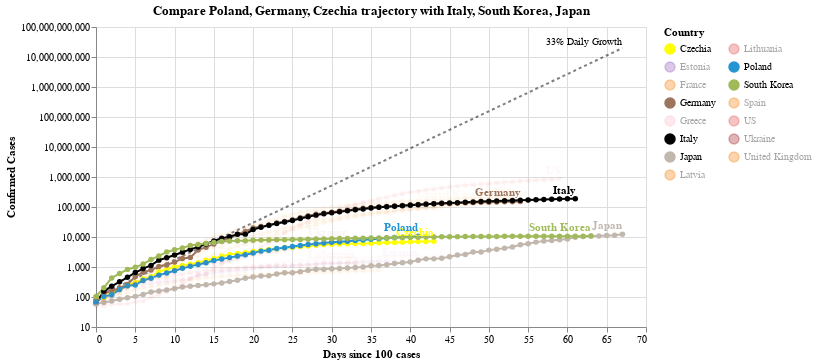

Notebook cell for this chart:
### Code cell
#hide_input
chart2 = make_since_chart(['Poland', 'Germany', 'Czechia'])
chart2

### Figure 1 — Vega-Lite specification as saved in the notebook (floating-point values rounded to 4 significant figures; data arrays with more than 128 entries replaced by an {"elided": "..."} marker saying what was removed)
{"config": {"view": {"continuousWidth": 400, "continuousHeight": 300}}, "layer": [{"mark": {"type": "line", "color": "black", "opacity": 0.5, "strokeDash": [3, 3]}, "encoding": {"x": {"type": "quantitative", "field": "Days since 100 cases"}, "y": {"type": "quantitative", "field": "Confirmed Cases"}}}, {"mark": {"type": "text", "align": "right", "dy": -6, "fontSize": 10, "text": "33% Daily Growth"}, "encoding": {"x": {"type": "quantitative", "field": "Days since 100 cases"}, "y": {"type": "quantitative", "field": "Confirmed Cases"}}, "transform": [{"filter": "(datum['Days since 100 cases'] >= 67)"}]}, {"data": {"name": "data-34068fc04208e3e4af8c7985fd9620e2"}, "mark": {"type": "line", "point": true}, "encoding": {"color": {"type": "nominal", "field": "Country", "legend": {"columns": 2}, "scale": {"domain": ["Czechia", "Estonia", "France", "Germany", "Greece", "Italy", "Japan", "Latvia", "Lithuania", "Poland", "South Korea", "Spain", "US", "Ukraine", "United Kingdom"], "range": ["yellow", "#9467bd", "#F58518", "#9D755D", "pink", "black", "#C1B7AD", "#F58518", "#E45756", "#2495D3", "#A1BA59", "#F58518", "#E45756", "brown", "#F58518"]}}, "opacity": {"condition": {"value": 1, "selection": "selector007"}, "value": 0.05}, "tooltip": [{"type": "nominal", "field": "Country"}, {"type": "temporal", "field": "Date"}, {"type": "quantitative", "field": "Confirmed Cases"}, {"type": "quantitative", "field": "Days since 100 cases"}], "x": {"type": "quantitative", "field": "Days since 100 cases"}, "y": {"type": "quantitative", "field": "Confirmed Cases", "scale": {"type": "log"}}}, "selection": {"selector007": {"type": "multi", "fields": ["Country"], "bind": "legend", "init": [{"Country": "Poland"}, {"Country": "Germany"}, {"Country": "Czechia"}, {"Country": "Italy"}, {"Country": "South Korea"}, {"Country": "Japan"}]}}, "width": 550}, {"data": {"name": "data-34068fc04208e3e4af8c7985fd9620e2"}, "mark": {"type": "text", "align": "right", "dy": -8, "fontWeight": "bold"}, "encoding": {"color": {"type": "nominal", "field": "Country", "legend": {"columns": 2}, "scale": {"domain": ["Czechia", "Estonia", "France", "Germany", "Greece", "Italy", "Japan", "Latvia", "Lithuania", "Poland", "South Korea", "Spain", "US", "Ukraine", "United Kingdom"], "range": ["yellow", "#9467bd", "#F58518", "#9D755D", "pink", "black", "#C1B7AD", "#F58518", "#E45756", "#2495D3", "#A1BA59", "#F58518", "#E45756", "brown", "#F58518"]}}, "opacity": {"condition": {"value": 1, "selection": "selector007"}, "value": 0.05}, "text": {"type": "nominal", "field": "Country"}, "tooltip": [{"type": "nominal", "field": "Country"}, {"type": "temporal", "field": "Date"}, {"type": "quantitative", "field": "Confirmed Cases"}, {"type": "quantitative", "field": "Days since 100 cases"}], "x": {"type": "quantitative", "field": "Days since 100 cases"}, "y": {"type": "quantitative", "field": "Confirmed Cases", "scale": {"type": "log"}}}, "transform": [{"filter": "(datum['Date'] >= 1587600000000)"}], "width": 550}], "data": {"name": "data-c03d5ae0f3dc2a7efa94be4de4ec1a12"}, "title": "Compare Poland, Germany, Czechia trajectory with Italy, South Korea, Japan", "$schema": "https://vega.github.io/schema/vega-lite/v4.0.2.json", "datasets": {"data-c03d5ae0f3dc2a7efa94be4de4ec1a12": [{"Days since 100 cases": 0, "Confirmed Cases": 100.0}, {"Days since 100 cases": 1, "Confirmed Cases": 133.0}, {"Days since 100 cases": 2, "Confirmed Cases": 176.9}, {"Days since 100 cases": 3, "Confirmed Cases": 235.3}, {"Days since 100 cases": 4, "Confirmed Cases": 312.9}, {"Days since 100 cases": 5, "Confirmed Cases": 416.2}, {"Days since 100 cases": 6, "Confirmed Cases": 553.5}, {"Days since 100 cases": 7, "Confirmed Cases": 736.1}, {"Days since 100 cases": 8, "Confirmed Cases": 979.1}, {"Days since 100 cases": 9, "Confirmed Cases": 1302.0}, {"Days since 100 cases": 10, "Confirmed Cases": 1732.0}, {"Days since 100 cases": 11, "Confirmed Cases": 2303.0}, {"Days since 100 cases": 12, "Confirmed Cases": 3064.0}, {"Days since 100 cases": 13, "Confirmed Cases": 4074.0}, {"Days since 100 cases": 14, "Confirmed Cases": 5419.0}, {"Days since 100 cases": 15, "Confirmed Cases": 7207.0}, {"Days since 100 cases": 16, "Confirmed Cases": 9586.0}, {"Days since 100 cases": 17, "Confirmed Cases": 12750.0}, {"Days since 100 cases": 18, "Confirmed Cases": 16960.0}, {"Days since 100 cases": 19, "Confirmed Cases": 22550.0}, {"Days since 100 cases": 20, "Confirmed Cases": 29990.0}, {"Days since 100 cases": 21, "Confirmed Cases": 39890.0}, {"Days since 100 cases": 22, "Confirmed Cases": 53060.0}, {"Days since 100 cases": 23, "Confirmed Cases": 70560.0}, {"Days since 100 cases": 24, "Confirmed Cases": 93850.0}, {"Days since 100 cases": 25, "Confirmed Cases": 124800.0}, {"Days since 100 cases": 26, "Confirmed Cases": 166000.0}, {"Days since 100 cases": 27, "Confirmed Cases": 220800.0}, {"Days since 100 cases": 28, "Confirmed Cases": 293700.0}, {"Days since 100 cases": 29, "Confirmed Cases": 390600.0}, {"Days since 100 cases": 30, "Confirmed Cases": 519500.0}, {"Days since 100 cases": 31, "Confirmed Cases": 690900.0}, {"Days since 100 cases": 32, "Confirmed Cases": 918900.0}, {"Days since 100 cases": 33, "Confirmed Cases": 1222000.0}, {"Days since 100 cases": 34, "Confirmed Cases": 1625000.0}, {"Days since 100 cases": 35, "Confirmed Cases": 2162000.0}, {"Days since 100 cases": 36, "Confirmed Cases": 2875000.0}, {"Days since 100 cases": 37, "Confirmed Cases": 3824000.0}, {"Days since 100 cases": 38, "Confirmed Cases": 5086000.0}, {"Days since 100 cases": 39, "Confirmed Cases": 6764000.0}, {"Days since 100 cases": 40, "Confirmed Cases": 8996000.0}, {"Days since 100 cases": 41, "Confirmed Cases": 11970000.0}, {"Days since 100 cases": 42, "Confirmed Cases": 15910000.0}, {"Days since 100 cases": 43, "Confirmed Cases": 21170000.0}, {"Days since 100 cases": 44, "Confirmed Cases": 28150000.0}, {"Days since 100 cases": 45, "Confirmed Cases": 37440000.0}, {"Days since 100 cases": 46, "Confirmed Cases": 49790000.0}, {"Days since 100 cases": 47, "Confirmed Cases": 66230000.0}, {"Days since 100 cases": 48, "Confirmed Cases": 88080000.0}, {"Days since 100 cases": 49, "Confirmed Cases": 117100000.0}, {"Days since 100 cases": 50, "Confirmed Cases": 155800000.0}, {"Days since 100 cases": 51, "Confirmed Cases": 207200000.0}, {"Days since 100 cases": 52, "Confirmed Cases": 275600000.0}, {"Days since 100 cases": 53, "Confirmed Cases": 366600000.0}, {"Days since 100 cases": 54, "Confirmed Cases": 487500000.0}, {"Days since 100 cases": 55, "Confirmed Cases": 648400000.0}, {"Days since 100 cases": 56, "Confirmed Cases": 862400000.0}, {"Days since 100 cases": 57, "Confirmed Cases": 1147000000.0}, {"Days since 100 cases": 58, "Confirmed Cases": 1525000000.0}, {"Days since 100 cases": 59, "Confirmed Cases": 2029000000.0}, {"Days since 100 cases": 60, "Confirmed Cases": 2698000000.0}, {"Days since 100 cases": 61, "Confirmed Cases": 3589000000.0}, {"Days since 100 cases": 62, "Confirmed Cases": 4773000000.0}, {"Days since 100 cases": 63, "Confirmed Cases": 6348000000.0}, {"Days since 100 cases": 64, "Confirmed Cases": 8443000000.0}, {"Days since 100 cases": 65, "Confirmed Cases": 11230000000.0}, {"Days since 100 cases": 66, "Confirmed Cases": 14940000000.0}, {"Days since 100 cases": 67, "Confirmed Cases": 19860000000.0}], "data-34068fc04208e3e4af8c7985fd9620e2": {"elided": "750 records"}}}
